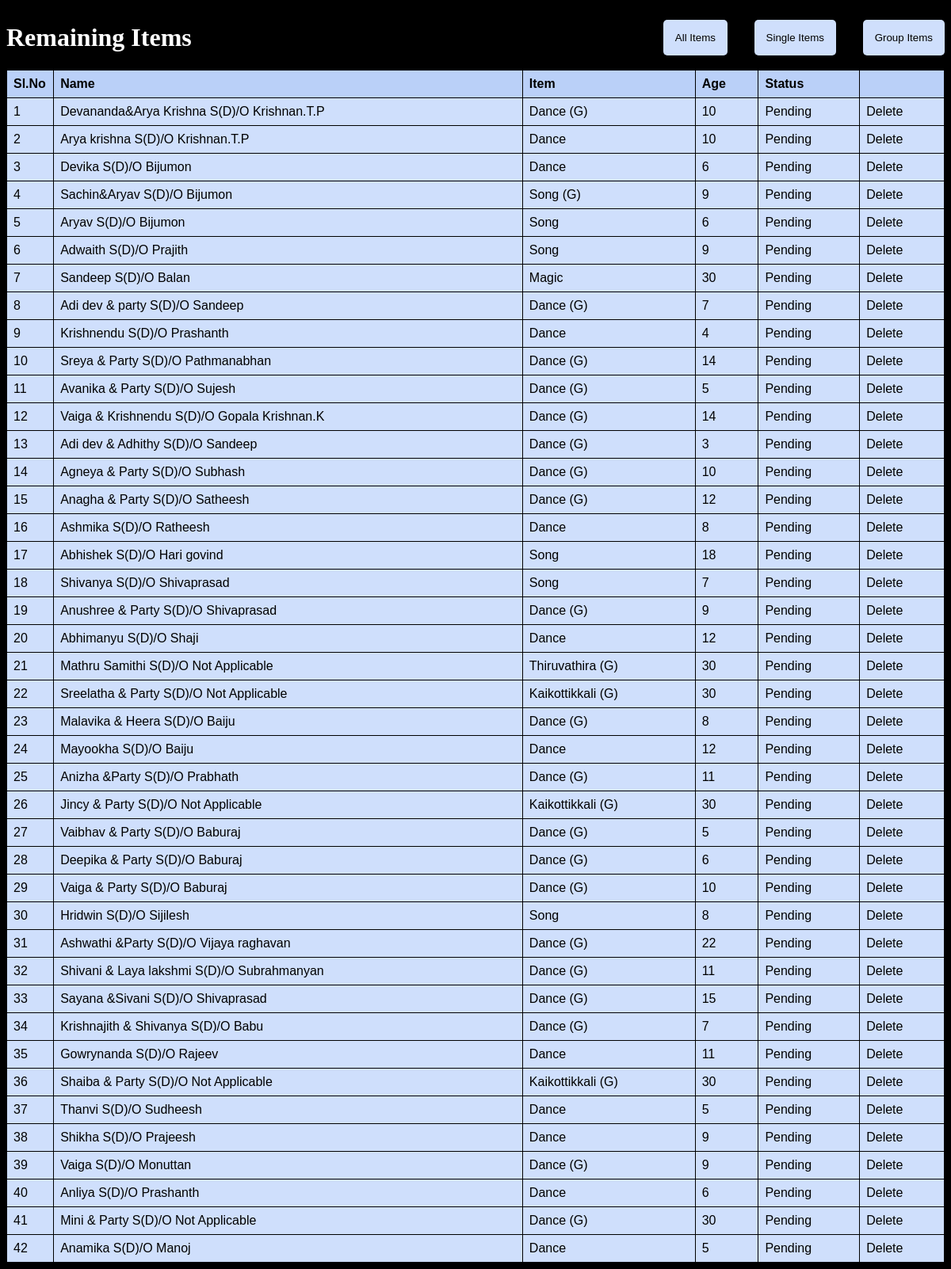
The page /remaining/ on the database its author committed.
### participants/models.py (models this page shows)
class People(models.Model):
    name=models.CharField(max_length=150)
    age=models.IntegerField()
    father_name=models.CharField(max_length=150)
    MY_CHOICES = [
        ('Song', 'Song'),
        ('Dance', 'Dance'),
        ('Skit', 'Skit'),
        ('Mimicry', 'Mimicry'),
        ('Mono Act', 'Mono Act'),
        ('Thiruvathira','Thiruvathira'),
        ('Kaikottikkali','Kaikottikkali'),
        ('Magic','Magic'),
    ]
    item = models.CharField(max_length=50, choices=MY_CHOICES)
    ctgry = [
        ('Single', 'Single'),
        ('Group', 'Group'),
    ]
    category=models.CharField(max_length=50, choices=ctgry, default='Single')
    sts = [
        ('Pending', 'Pending'),
        ('Finished', 'Finished'),
        ('Cancelled', 'Cancelled'),
    ]
    status=models.CharField(max_length=50, choices=sts, default='Pending')
    def __str__(self):
        return self.name

### participants/views.py (the view)
# urls.py: path('remaining/',Remaining)
def Remaining(request):
    ppl = People.objects.exclude(status="Finished")
    return render(request, "remaining.html", {"ppl": ppl})

### templates/remaining.html (shortened to what this page needs)
<!DOCTYPE html>
<html lang="en">
<head>
</head>
<body>
    <div class="heading">
        <h1>Remaining Items</h1>
        <div class="buttons">
            <a href="/allitems"><Button>All Items</Button></a>
            <a href="/singleitems"><Button>Single Items</Button></a>
            <a href="/groupitems"><Button>Group Items</Button></a>
        </div>
    </div>
    <table>
        <tr>
            <th style="width: 5%;">Sl.No</th>
            <th>Name</th>
            <th>Item</th>
            <th>Age</th>
            <th>Status</th>
            <th></th>
        </tr>
        {% for people in ppl %}
        <tr>
            <td></td>
            <td><a href="/allitems/{{people.id}}/">{{people}} S(D)/O {{people.father_name}}</a></td>
            {% if people.category == "Group" %}
            <td>{{people.item}} (G)</td>
            {% else %}
            <td>{{people.item}}</td>
            {% endif %}
            <td>{{people.age}}</td>
            {% if people.status == "Cancelled" %}
            <td style="background: #DC3545; color: white;">{{people.status}}</td>
            {% elif people.status == "Finished" %}
            <td style="background-color: #28A745;color: #fff;">{{people.status}}</td>
            {% else %}
            <td>{{people.status}}</td>
            {% endif %}
            <td><a id="delete" href="/delete/{{people.id}}">Delete</a></td>
        </tr>
        {% endfor %}
    </table>
</body>
</html>

### templates/remaining.html (style rules this page uses)
table { font-family: arial, sans-serif; border-collapse: collapse; width: 100%; }
td, th { border: 3px solid #fff; text-align: left; padding: 8px; }
th { background-color: rgb(186, 208, 248); border-radius: 5px 5px 0px 0p; }
td { background-color: rgb(207, 223, 252); }
a { text-decoration: none; color: black; }
.heading { display: flex; flex-direction: row; align-items: center; justify-content: space-between; }
button { background-color: rgb(207, 223, 252); border: none; padding: 15px; border-radius: 5px; cursor: pointer; }
.buttons { display: flex; flex-direction: row; justify-content: space-between; width: 30%; }
body { background-color: black; }
h1, p { color: white; }
body { counter-reset: Serial; }
tr td:first-child:before { counter-increment: Serial; content: counter(Serial); }
table, th, td { border: 1px solid black; border-collapse: collapse; }

### rows shown on the page
People: name "Devananda&Arya Krishna", father_name "Krishnan.T.P", item "Dance", age "10", status "Pending"
People: name "Arya krishna", father_name "Krishnan.T.P", item "Dance", age "10", status "Pending"
People: name "Devika", father_name "Bijumon", item "Dance", age "6", status "Pending"
People: name "Sachin&Aryav", father_name "Bijumon", item "Song", age "9", status "Pending"
People: name "Aryav", father_name "Bijumon", item "Song", age "6", status "Pending"
People: name "Adwaith", father_name "Prajith", item "Song", age "9", status "Pending"
People: name "Sandeep", father_name "Balan", item "Magic", age "30", status "Pending"
People: name "Adi dev & party", father_name "Sandeep", item "Dance", age "7", status "Pending"
People: name "Krishnendu", father_name "Prashanth", item "Dance", age "4", status "Pending"
People: name "Sreya & Party", father_name "Pathmanabhan", item "Dance", age "14", status "Pending"
People: name "Avanika & Party", father_name "Sujesh", item "Dance", age "5", status "Pending"
People: name "Vaiga & Krishnendu", father_name "Gopala Krishnan.K", item "Dance", age "14", status "Pending"
People: name "Adi dev & Adhithy", father_name "Sandeep", item "Dance", age "3", status "Pending"
People: name "Agneya & Party", father_name "Subhash", item "Dance", age "10", status "Pending"
People: name "Anagha & Party", father_name "Satheesh", item "Dance", age "12", status "Pending"
People: name "Ashmika", father_name "Ratheesh", item "Dance", age "8", status "Pending"
People: name "Abhishek", father_name "Hari govind", item "Song", age "18", status "Pending"
People: name "Shivanya", father_name "Shivaprasad", item "Song", age "7", status "Pending"
People: name "Anushree & Party", father_name "Shivaprasad", item "Dance", age "9", status "Pending"
People: name "Abhimanyu", father_name "Shaji", item "Dance", age "12", status "Pending"
People: name "Mathru Samithi", father_name "Not Applicable", item "Thiruvathira", age "30", status "Pending"
People: name "Sreelatha & Party", father_name "Not Applicable", item "Kaikottikkali", age "30", status "Pending"
People: name "Malavika & Heera", father_name "Baiju", item "Dance", age "8", status "Pending"
People: name "Mayookha", father_name "Baiju", item "Dance", age "12", status "Pending"
People: name "Anizha &Party", father_name "Prabhath", item "Dance", age "11", status "Pending"
People: name "Jincy & Party", father_name "Not Applicable", item "Kaikottikkali", age "30", status "Pending"
People: name "Vaibhav & Party", father_name "Baburaj", item "Dance", age "5", status "Pending"
People: name "Deepika & Party", father_name "Baburaj", item "Dance", age "6", status "Pending"
People: name "Vaiga & Party", father_name "Baburaj", item "Dance", age "10", status "Pending"
People: name "Hridwin", father_name "Sijilesh", item "Song", age "8", status "Pending"
People: name "Ashwathi &Party", father_name "Vijaya raghavan", item "Dance", age "22", status "Pending"
People: name "Shivani & Laya lakshmi", father_name "Subrahmanyan", item "Dance", age "11", status "Pending"
People: name "Sayana &Sivani", father_name "Shivaprasad", item "Dance", age "15", status "Pending"
People: name "Krishnajith & Shivanya", father_name "Babu", item "Dance", age "7", status "Pending"
People: name "Gowrynanda", father_name "Rajeev", item "Dance", age "11", status "Pending"
People: name "Shaiba & Party", father_name "Not Applicable", item "Kaikottikkali", age "30", status "Pending"
People: name "Thanvi", father_name "Sudheesh", item "Dance", age "5", status "Pending"
People: name "Shikha", father_name "Prajeesh", item "Dance", age "9", status "Pending"
People: name "Vaiga", father_name "Monuttan", item "Dance", age "9", status "Pending"
People: name "Anliya", father_name "Prashanth", item "Dance", age "6", status "Pending"
People: name "Mini & Party", father_name "Not Applicable", item "Dance", age "30", status "Pending"
People: name "Anamika", father_name "Manoj", item "Dance", age "5", status "Pending"
